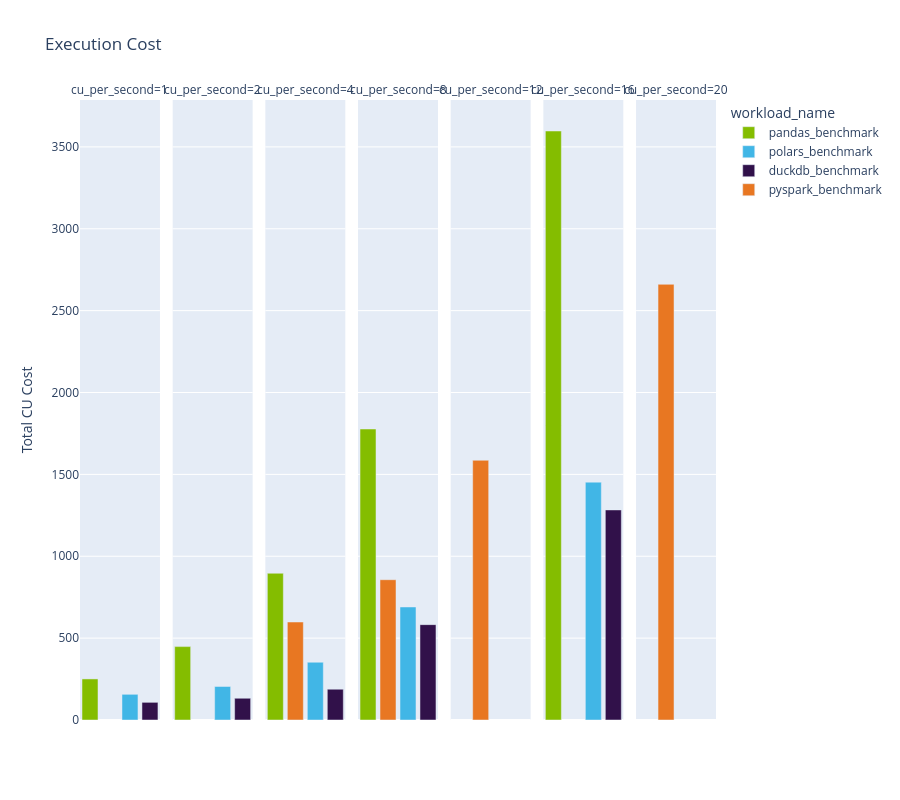

This figure's notebook cell:
### Code cell
fig = px.bar(cu_cost, 
             x="workload_name",
             y="total_cu_cost",
             color="workload_name",
             title="Execution Cost",
             facet_col="cu_per_second",
             category_orders={
                 "cu_per_second": [1, 2, 4, 8, 12, 16, 20],
                 "workload_name": ["pandas_benchmark", "pyspark_benchmark", "polars_benchmark", "duckdb_benchmark"]
                 }
             )

fig.update_layout(
    yaxis_title="Total CU Cost"
)

fig.update_xaxes(visible=False)

fig.show()

### Figure 1 — Plotly figure (JSON) as saved in the notebook; plotly's stock layout.template omitted (floating-point values rounded to 4 significant figures)
{"data": [{"hovertemplate": "workload_name=%{x}<br>cu_per_second=1<br>total_cu_cost=%{y}<extra></extra>", "legendgroup": "pandas_benchmark", "marker": {"color": "#84BD00", "pattern": {"shape": ""}}, "name": "pandas_benchmark", "orientation": "v", "showlegend": true, "textposition": "auto", "type": "bar", "x": ["pandas_benchmark"], "xaxis": "x", "y": [250.8], "yaxis": "y"}, {"hovertemplate": "workload_name=%{x}<br>cu_per_second=1<br>total_cu_cost=%{y}<extra></extra>", "legendgroup": "polars_benchmark", "marker": {"color": "#41B6E6", "pattern": {"shape": ""}}, "name": "polars_benchmark", "orientation": "v", "showlegend": true, "textposition": "auto", "type": "bar", "x": ["polars_benchmark"], "xaxis": "x", "y": [156.9], "yaxis": "y"}, {"hovertemplate": "workload_name=%{x}<br>cu_per_second=1<br>total_cu_cost=%{y}<extra></extra>", "legendgroup": "duckdb_benchmark", "marker": {"color": "#31114A", "pattern": {"shape": ""}}, "name": "duckdb_benchmark", "orientation": "v", "showlegend": true, "textposition": "auto", "type": "bar", "x": ["duckdb_benchmark"], "xaxis": "x", "y": [107.9], "yaxis": "y"}, {"hovertemplate": "workload_name=%{x}<br>cu_per_second=2<br>total_cu_cost=%{y}<extra></extra>", "legendgroup": "pandas_benchmark", "marker": {"color": "#84BD00", "pattern": {"shape": ""}}, "name": "pandas_benchmark", "orientation": "v", "showlegend": false, "textposition": "auto", "type": "bar", "x": ["pandas_benchmark"], "xaxis": "x2", "y": [448.2], "yaxis": "y2"}, {"hovertemplate": "workload_name=%{x}<br>cu_per_second=2<br>total_cu_cost=%{y}<extra></extra>", "legendgroup": "polars_benchmark", "marker": {"color": "#41B6E6", "pattern": {"shape": ""}}, "name": "polars_benchmark", "orientation": "v", "showlegend": false, "textposition": "auto", "type": "bar", "x": ["polars_benchmark"], "xaxis": "x2", "y": [204.8], "yaxis": "y2"}, {"hovertemplate": "workload_name=%{x}<br>cu_per_second=2<br>total_cu_cost=%{y}<extra></extra>", "legendgroup": "duckdb_benchmark", "marker": {"color": "#31114A", "pattern": {"shape": ""}}, "name": "duckdb_benchmark", "orientation": "v", "showlegend": false, "textposition": "auto", "type": "bar", "x": ["duckdb_benchmark"], "xaxis": "x2", "y": [132.8], "yaxis": "y2"}, {"hovertemplate": "workload_name=%{x}<br>cu_per_second=4<br>total_cu_cost=%{y}<extra></extra>", "legendgroup": "pandas_benchmark", "marker": {"color": "#84BD00", "pattern": {"shape": ""}}, "name": "pandas_benchmark", "orientation": "v", "showlegend": false, "textposition": "auto", "type": "bar", "x": ["pandas_benchmark"], "xaxis": "x3", "y": [896.2], "yaxis": "y3"}, {"hovertemplate": "workload_name=%{x}<br>cu_per_second=4<br>total_cu_cost=%{y}<extra></extra>", "legendgroup": "pyspark_benchmark", "marker": {"color": "#E87722", "pattern": {"shape": ""}}, "name": "pyspark_benchmark", "orientation": "v", "showlegend": true, "textposition": "auto", "type": "bar", "x": ["pyspark_benchmark"], "xaxis": "x3", "y": [598.5], "yaxis": "y3"}, {"hovertemplate": "workload_name=%{x}<br>cu_per_second=4<br>total_cu_cost=%{y}<extra></extra>", "legendgroup": "polars_benchmark", "marker": {"color": "#41B6E6", "pattern": {"shape": ""}}, "name": "polars_benchmark", "orientation": "v", "showlegend": false, "textposition": "auto", "type": "bar", "x": ["polars_benchmark"], "xaxis": "x3", "y": [352.8], "yaxis": "y3"}, {"hovertemplate": "workload_name=%{x}<br>cu_per_second=4<br>total_cu_cost=%{y}<extra></extra>", "legendgroup": "duckdb_benchmark", "marker": {"color": "#31114A", "pattern": {"shape": ""}}, "name": "duckdb_benchmark", "orientation": "v", "showlegend": false, "textposition": "auto", "type": "bar", "x": ["duckdb_benchmark"], "xaxis": "x3", "y": [188.1], "yaxis": "y3"}, {"hovertemplate": "workload_name=%{x}<br>cu_per_second=8<br>total_cu_cost=%{y}<extra></extra>", "legendgroup": "pandas_benchmark", "marker": {"color": "#84BD00", "pattern": {"shape": ""}}, "name": "pandas_benchmark", "orientation": "v", "showlegend": false, "textposition": "auto", "type": "bar", "x": ["pandas_benchmark"], "xaxis": "x4", "y": [1777.0], "yaxis": "y4"}, {"hovertemplate": "workload_name=%{x}<br>cu_per_second=8<br>total_cu_cost=%{y}<extra></extra>", "legendgroup": "pyspark_benchmark", "marker": {"color": "#E87722", "pattern": {"shape": ""}}, "name": "pyspark_benchmark", "orientation": "v", "showlegend": false, "textposition": "auto", "type": "bar", "x": ["pyspark_benchmark"], "xaxis": "x4", "y": [856.7], "yaxis": "y4"}, {"hovertemplate": "workload_name=%{x}<br>cu_per_second=8<br>total_cu_cost=%{y}<extra></extra>", "legendgroup": "polars_benchmark", "marker": {"color": "#41B6E6", "pattern": {"shape": ""}}, "name": "polars_benchmark", "orientation": "v", "showlegend": false, "textposition": "auto", "type": "bar", "x": ["polars_benchmark"], "xaxis": "x4", "y": [690.2], "yaxis": "y4"}, {"hovertemplate": "workload_name=%{x}<br>cu_per_second=8<br>total_cu_cost=%{y}<extra></extra>", "legendgroup": "duckdb_benchmark", "marker": {"color": "#31114A", "pattern": {"shape": ""}}, "name": "duckdb_benchmark", "orientation": "v", "showlegend": false, "textposition": "auto", "type": "bar", "x": ["duckdb_benchmark"], "xaxis": "x4", "y": [582.4], "yaxis": "y4"}, {"hovertemplate": "workload_name=%{x}<br>cu_per_second=12<br>total_cu_cost=%{y}<extra></extra>", "legendgroup": "pyspark_benchmark", "marker": {"color": "#E87722", "pattern": {"shape": ""}}, "name": "pyspark_benchmark", "orientation": "v", "showlegend": false, "textposition": "auto", "type": "bar", "x": ["pyspark_benchmark"], "xaxis": "x5", "y": [1586.0], "yaxis": "y5"}, {"hovertemplate": "workload_name=%{x}<br>cu_per_second=16<br>total_cu_cost=%{y}<extra></extra>", "legendgroup": "pandas_benchmark", "marker": {"color": "#84BD00", "pattern": {"shape": ""}}, "name": "pandas_benchmark", "orientation": "v", "showlegend": false, "textposition": "auto", "type": "bar", "x": ["pandas_benchmark"], "xaxis": "x6", "y": [3597.0], "yaxis": "y6"}, {"hovertemplate": "workload_name=%{x}<br>cu_per_second=16<br>total_cu_cost=%{y}<extra></extra>", "legendgroup": "polars_benchmark", "marker": {"color": "#41B6E6", "pattern": {"shape": ""}}, "name": "polars_benchmark", "orientation": "v", "showlegend": false, "textposition": "auto", "type": "bar", "x": ["polars_benchmark"], "xaxis": "x6", "y": [1453.0], "yaxis": "y6"}, {"hovertemplate": "workload_name=%{x}<br>cu_per_second=16<br>total_cu_cost=%{y}<extra></extra>", "legendgroup": "duckdb_benchmark", "marker": {"color": "#31114A", "pattern": {"shape": ""}}, "name": "duckdb_benchmark", "orientation": "v", "showlegend": false, "textposition": "auto", "type": "bar", "x": ["duckdb_benchmark"], "xaxis": "x6", "y": [1283.0], "yaxis": "y6"}, {"hovertemplate": "workload_name=%{x}<br>cu_per_second=20<br>total_cu_cost=%{y}<extra></extra>", "legendgroup": "pyspark_benchmark", "marker": {"color": "#E87722", "pattern": {"shape": ""}}, "name": "pyspark_benchmark", "orientation": "v", "showlegend": false, "textposition": "auto", "type": "bar", "x": ["pyspark_benchmark"], "xaxis": "x7", "y": [2661.0], "yaxis": "y7"}], "layout": {"annotations": [{"font": {}, "showarrow": false, "text": "cu_per_second=1", "x": 0.06286, "xanchor": "center", "xref": "paper", "y": 1, "yanchor": "bottom", "yref": "paper"}, {"font": {}, "showarrow": false, "text": "cu_per_second=2", "x": 0.2086, "xanchor": "center", "xref": "paper", "y": 1, "yanchor": "bottom", "yref": "paper"}, {"font": {}, "showarrow": false, "text": "cu_per_second=4", "x": 0.3543, "xanchor": "center", "xref": "paper", "y": 1, "yanchor": "bottom", "yref": "paper"}, {"font": {}, "showarrow": false, "text": "cu_per_second=8", "x": 0.5, "xanchor": "center", "xref": "paper", "y": 1, "yanchor": "bottom", "yref": "paper"}, {"font": {}, "showarrow": false, "text": "cu_per_second=12", "x": 0.6457, "xanchor": "center", "xref": "paper", "y": 1, "yanchor": "bottom", "yref": "paper"}, {"font": {}, "showarrow": false, "text": "cu_per_second=16", "x": 0.7914, "xanchor": "center", "xref": "paper", "y": 1, "yanchor": "bottom", "yref": "paper"}, {"font": {}, "showarrow": false, "text": "cu_per_second=20", "x": 0.9371, "xanchor": "center", "xref": "paper", "y": 1, "yanchor": "bottom", "yref": "paper"}], "barmode": "relative", "height": 800, "legend": {"title": {"text": "workload_name"}, "tracegroupgap": 0}, "title": {"text": "Execution Cost"}, "xaxis": {"anchor": "y", "categoryarray": ["pandas_benchmark", "pyspark_benchmark", "polars_benchmark", "duckdb_benchmark"], "categoryorder": "array", "domain": [0, 0.1257], "title": {"text": "workload_name"}, "visible": false}, "xaxis2": {"anchor": "y2", "categoryarray": ["pandas_benchmark", "pyspark_benchmark", "polars_benchmark", "duckdb_benchmark"], "categoryorder": "array", "domain": [0.1457, 0.2714], "matches": "x", "title": {"text": "workload_name"}, "visible": false}, "xaxis3": {"anchor": "y3", "categoryarray": ["pandas_benchmark", "pyspark_benchmark", "polars_benchmark", "duckdb_benchmark"], "categoryorder": "array", "domain": [0.2914, 0.4171], "matches": "x", "title": {"text": "workload_name"}, "visible": false}, "xaxis4": {"anchor": "y4", "categoryarray": ["pandas_benchmark", "pyspark_benchmark", "polars_benchmark", "duckdb_benchmark"], "categoryorder": "array", "domain": [0.4371, 0.5629], "matches": "x", "title": {"text": "workload_name"}, "visible": false}, "xaxis5": {"anchor": "y5", "categoryarray": ["pandas_benchmark", "pyspark_benchmark", "polars_benchmark", "duckdb_benchmark"], "categoryorder": "array", "domain": [0.5829, 0.7086], "matches": "x", "title": {"text": "workload_name"}, "visible": false}, "xaxis6": {"anchor": "y6", "categoryarray": ["pandas_benchmark", "pyspark_benchmark", "polars_benchmark", "duckdb_benchmark"], "categoryorder": "array", "domain": [0.7286, 0.8543], "matches": "x", "title": {"text": "workload_name"}, "visible": false}, "xaxis7": {"anchor": "y7", "categoryarray": ["pandas_benchmark", "pyspark_benchmark", "polars_benchmark", "duckdb_benchmark"], "categoryorder": "array", "domain": [0.8743, 1.0], "matches": "x", "title": {"text": "workload_name"}, "visible": false}, "yaxis": {"anchor": "x", "domain": [0, 1], "title": {"text": "Total CU Cost"}}, "yaxis2": {"anchor": "x2", "domain": [0, 1], "matches": "y", "showticklabels": false}, "yaxis3": {"anchor": "x3", "domain": [0, 1], "matches": "y", "showticklabels": false}, "yaxis4": {"anchor": "x4", "domain": [0, 1], "matches": "y", "showticklabels": false}, "yaxis5": {"anchor": "x5", "domain": [0, 1], "matches": "y", "showticklabels": false}, "yaxis6": {"anchor": "x6", "domain": [0, 1], "matches": "y", "showticklabels": false}, "yaxis7": {"anchor": "x7", "domain": [0, 1], "matches": "y", "showticklabels": false}}}
